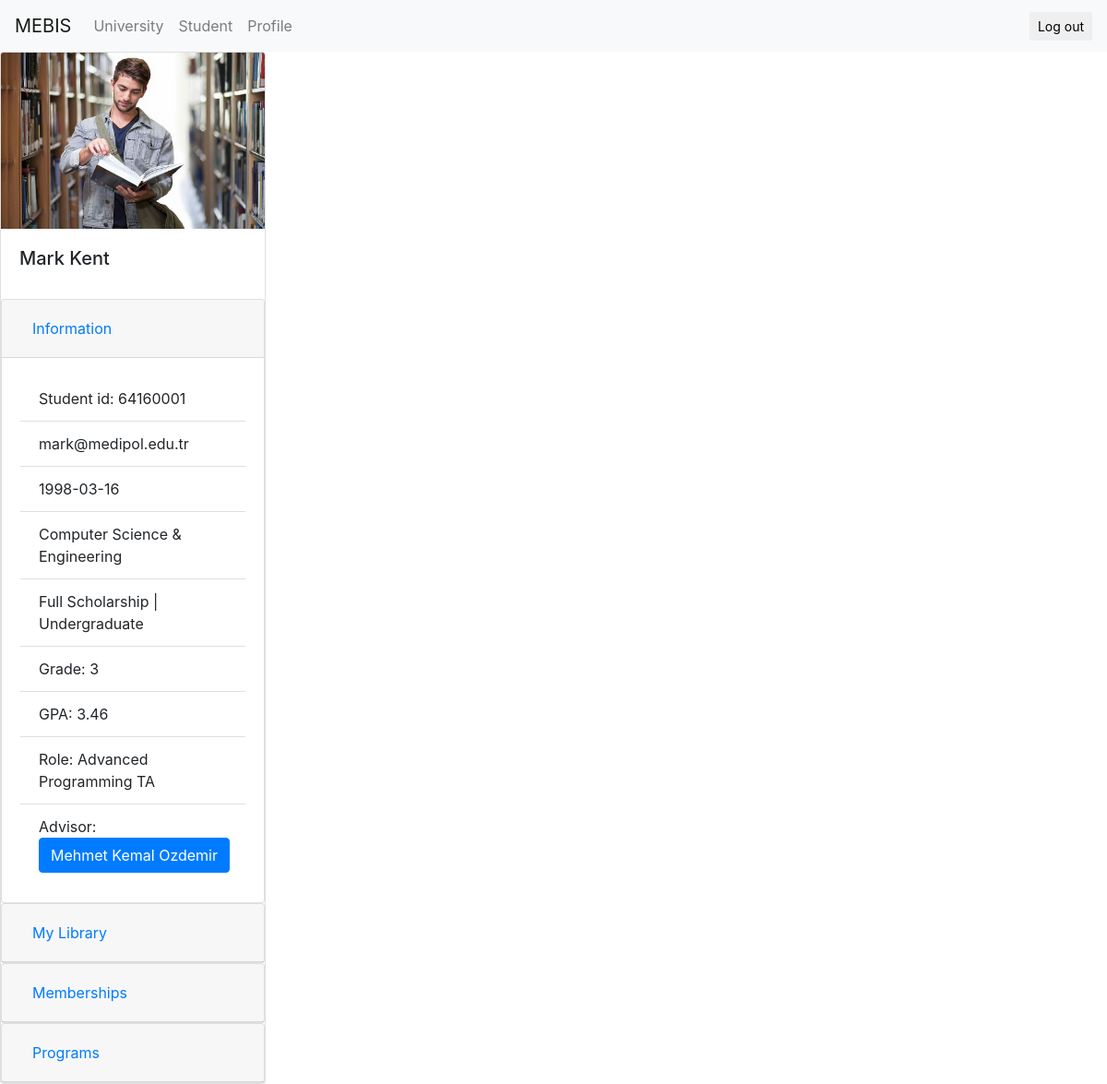
/Front-end/profile.php (signed in), run on the app's committed database.
### tables this page shows
CREATE TABLE `student` (
  `student_id` int(255) NOT NULL,
  `name` varchar(255) NOT NULL,
  `birthdate` date NOT NULL,
  `course_code` varchar(255) NOT NULL,
  `course_type` varchar(255) NOT NULL,
  `advisor_name` varchar(255) NOT NULL,
  `degree` varchar(255) NOT NULL,
  `scholarship` varchar(255) NOT NULL,
  `grade` int(255) NOT NULL,
  `emp_type` varchar(255) NOT NULL,
  `department` varchar(255) NOT NULL,
  `email` varchar(255) NOT NULL
);

### Front-end/profile.php (the view, shortened to what this page needs)
<?php include('server.php')
?>
<!DOCTYPE html>
<html lang="en">
    <head>
        <link rel="stylesheet" href="https://maxcdn.bootstrapcdn.com/bootstrap/4.0.0/css/bootstrap.min.css">
    </head>
<body>
    <nav class="navbar navbar-expand-lg navbar-light bg-light">
        <a class="navbar-brand" href="student_index.php">MEBIS</a>
        <div class="collapse navbar-collapse" id="navbarText">
          <ul class="navbar-nav mr-auto">
            <li class="nav-item">
              <a class="nav-link" href="university.php">University</a>
            </li>
            <li class="nav-item">
              <a class="nav-link" href="student.php">Student</a>
            </li>
            <li class="nav-item">
              <a class="nav-link" href="profile.php">Profile</a>
            </li>
          </ul>
        </div>
        <form method="post" action="login.php" class="form-inline">
            <button type="submit" name="log_out" class="btn btn-default btn-sm">
          <span class="glyphicon glyphicon-log-out"></span> Log out</button>
        </form>
      </nav>
      <div class="card" style="width: 18rem;">
        <img class="card-img-top" src="student-library-books.jpg" alt="Card image cap">
        <div class="card-body">
            <?php
            $cur_email = $_SESSION['email'];
            $query = "SELECT * FROM student WHERE email = '$cur_email'";
            $results = mysqli_query($db, $query);
            $student = mysqli_fetch_array($results); ?>
            <h5 class="card-title"><?php echo $student['name']; ?></h5>
        </div>
          <div id="accordion">
            <div class="card">
              <div class="card-header" id="headingOne">
                <h5 class="mb-0">
                  <button class="btn btn-link" data-toggle="collapse" data-target="#collapseOne" aria-expanded="true" aria-controls="collapseOne">
                    Information
                  </button>
                </h5>
              </div>
              <div id="collapseOne" class="collapse show" aria-labelledby="headingOne" data-parent="#accordion">
                <div class="card-body">
                  <ul class="list-group list-group-flush">
                  <li class="list-group-item"><?php echo "Student id: "; echo $student['student_id']; ?></li>
                    <li class="list-group-item"><?php echo $student['email']; ?></li>
                    <li class="list-group-item"><?php echo $student['birthdate']; ?></li>
                    <li class="list-group-item"><?php echo $student['department']; ?></li>
                    <li class="list-group-item"><?php echo $student['scholarship']; echo " | "; echo $student['degree'];?></li>
                    <li class="list-group-item"><?php  echo "Grade: "; echo $student['grade'] ?></li>
                    <li class="list-group-item">
                    <?php
                      $st_id = $student['student_id'];
                      $query = "SELECT * FROM student_past_courses WHERE student_id = '$st_id'";
                      $results = mysqli_query($db, $query);
                      $total_grade = 0;
                      $total_course = 0;
                      while($row = mysqli_fetch_array($results))
                      {
                        $total_grade = $total_grade + $row['final_grade'];
                        $total_course = $total_course + 1;
                      }
                        $mean = $total_grade/$total_course;
                        echo "GPA: "; echo round($mean/25,3);
                      ?>
                      </li>
                    <li class="list-group-item"><?php echo "Role: "; echo $student['emp_type']; ?></li>
                    <li class="list-group-item">Advisor:
                        <button type="button" class="btn btn-primary" data-toggle="modal" data-target="#exampleModal">
                            <?php echo $student['advisor_name'];  ?>
                        </button>
                    </li>
                  </ul>
                </div>
              </div>
            </div>
            <div class="card">
              <div class="card-header" id="headingTwo">
                <h5 class="mb-0">
                  <button class="btn btn-link collapsed" data-toggle="collapse" data-target="#collapseTwo" aria-expanded="false" aria-controls="collapseTwo">
                    My Library
                  </button>
                </h5>
              </div>
            </div>
            <div class="card">
              <div class="card-header" id="headingThree">
                <h5 class="mb-0">
                  <button class="btn btn-link collapsed" data-toggle="collapse" data-target="#collapseThree" aria-expanded="false" aria-controls="collapseThree">
                    Memberships
                  </button>
                </h5>
              </div>
            </div>
            <div class="card">
                <div class="card-header" id="headingFour">
                  <h5 class="mb-0">
                    <button class="btn btn-link collapsed" data-toggle="collapse" data-target="#collapseFour" aria-expanded="false" aria-controls="collapseFour">
                      Programs
                    </button>
                  </h5>
                </div>
              </div>
          </div>
      </div>
</body>
</html>

### data on the page
student: name "Mark Kent", student_id "64160001", email "mark@medipol.edu.tr", birthdate "1998-03-16", department "Computer Science & Engineering", scholarship "Full Scholarship", degree "Undergraduate", grade "3", emp_type "Advanced Programming TA", advisor_name "Mehmet Kemal Ozdemir"

### other printed values
$mean/25 "3.46"
